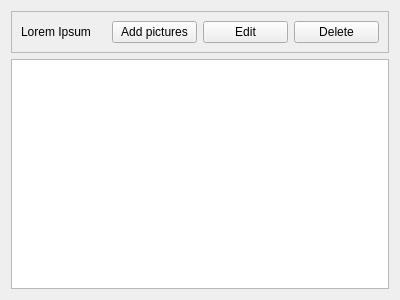
<?xml version="1.0" encoding="UTF-8"?>
<ui version="4.0">
 <class>AlbumWidget</class>
 <widget class="QWidget" name="AlbumWidget">
  <property name="geometry">
   <rect>
    <x>0</x>
    <y>0</y>
    <width>400</width>
    <height>300</height>
   </rect>
  </property>
  <property name="windowTitle">
   <string>Form</string>
  </property>
  <layout class="QVBoxLayout" name="verticalLayout">
   <item>
    <widget class="QFrame" name="frame">
     <property name="frameShape">
      <enum>QFrame::StyledPanel</enum>
     </property>
     <property name="frameShadow">
      <enum>QFrame::Raised</enum>
     </property>
     <layout class="QHBoxLayout" name="horizontalLayout">
      <item>
       <widget class="QLabel" name="albumName">
        <property name="text">
         <string>Lorem Ipsum</string>
        </property>
       </widget>
      </item>
      <item>
       <widget class="QPushButton" name="addPicturesButton">
        <property name="text">
         <string>Add pictures</string>
        </property>
        <property name="icon">
         <iconset resource="resource.qrc">
          <normaloff>:/resources/resources/add.png</normaloff>:/resources/resources/add.png</iconset>
        </property>
       </widget>
      </item>
      <item>
       <widget class="QPushButton" name="editButton">
        <property name="text">
         <string>Edit</string>
        </property>
        <property name="icon">
         <iconset resource="resource.qrc">
          <normaloff>:/resources/resources/tune.png</normaloff>:/resources/resources/tune.png</iconset>
        </property>
       </widget>
      </item>
      <item>
       <widget class="QPushButton" name="deleteButton">
        <property name="text">
         <string>Delete</string>
        </property>
        <property name="icon">
         <iconset resource="resource.qrc">
          <normaloff>:/resources/resources/remove.png</normaloff>:/resources/resources/remove.png</iconset>
        </property>
       </widget>
      </item>
     </layout>
    </widget>
   </item>
   <item>
    <widget class="QListView" name="thumbnailListView"/>
   </item>
  </layout>
 </widget>
 <resources>
  <include location="resource.qrc"/>
 </resources>
 <connections/>
</ui>
